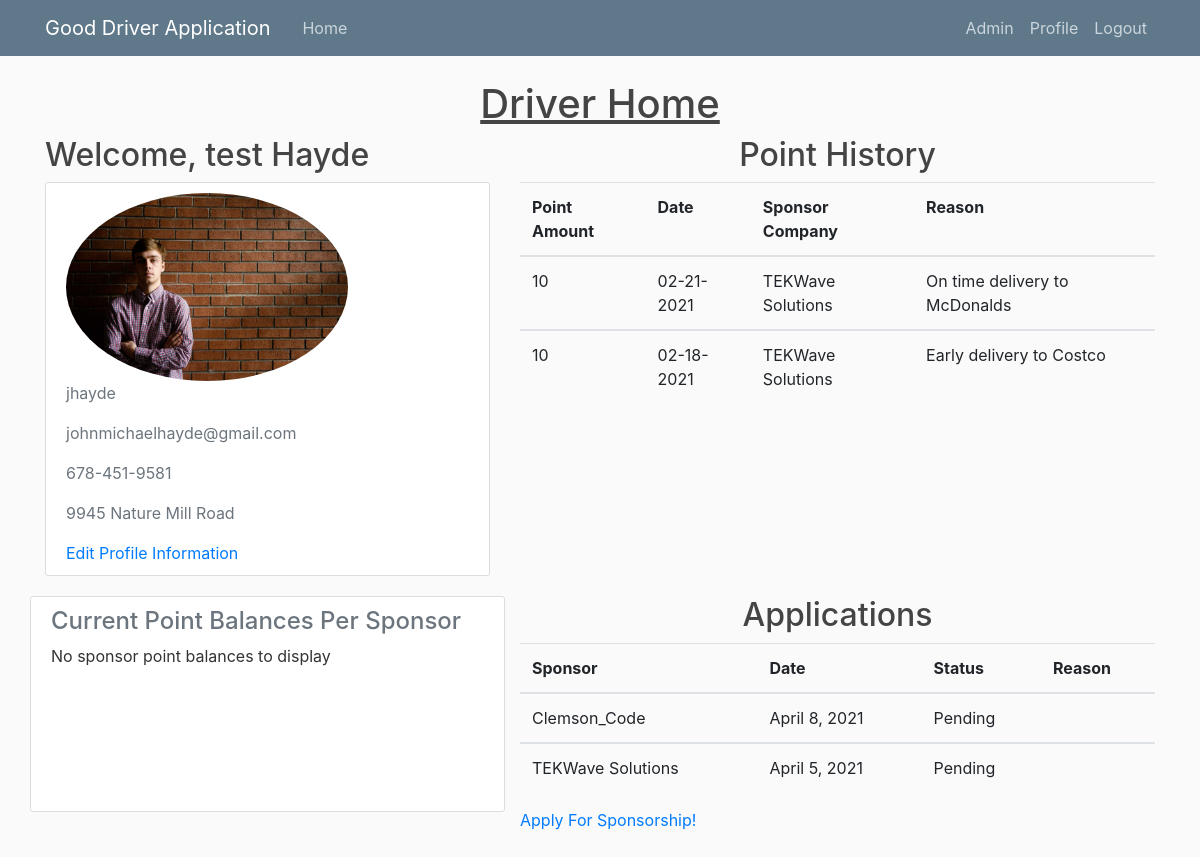
Before: /driver_home/ (signed in) with the older database file.
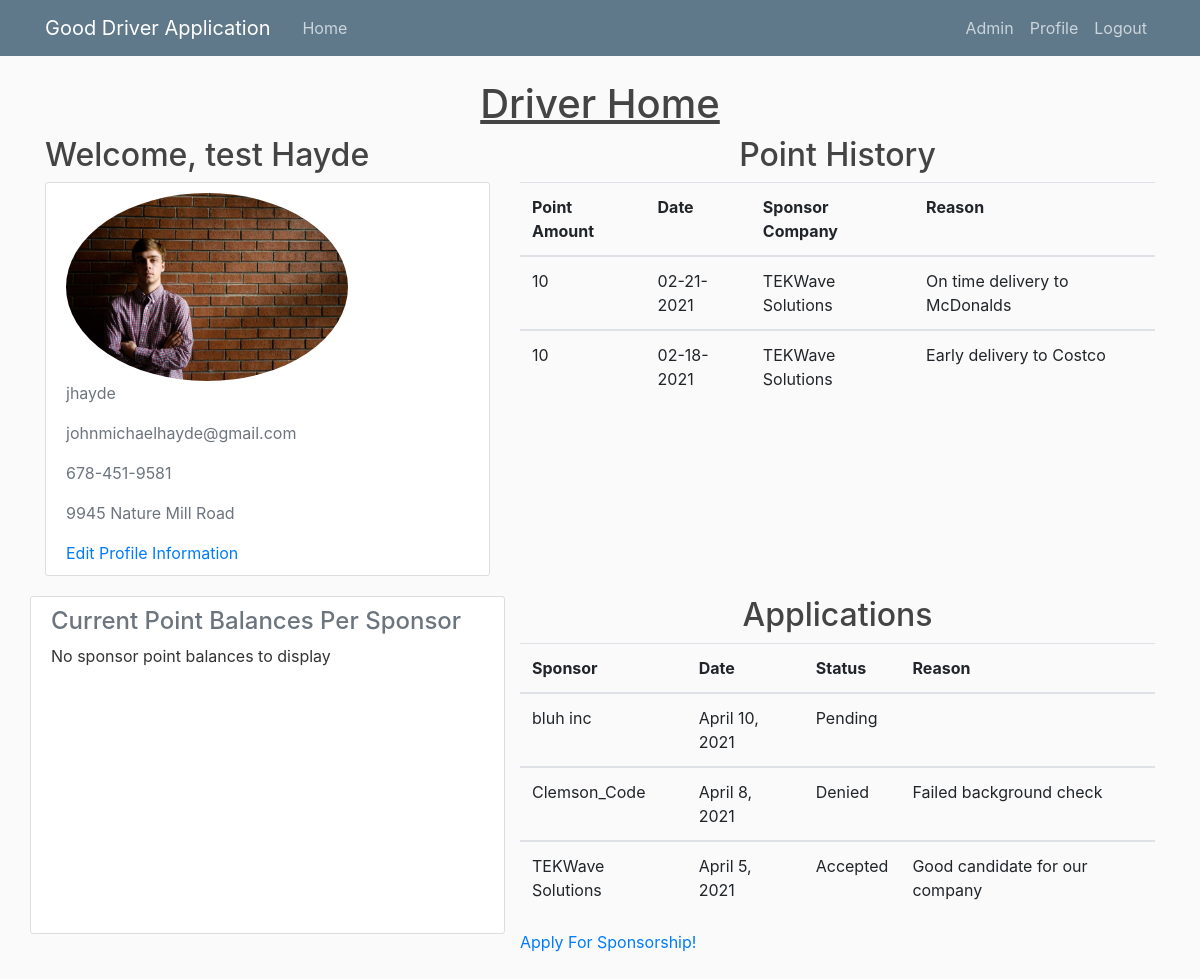
After: the same page with the newer database file.
### users/models.py (models this page shows)
class Driver(models.Model):
	username = models.CharField(max_length=30)
	password = models.CharField(max_length=30)
	first_name = models.CharField(max_length=20)
	last_name = models.CharField(max_length=30)
	phone_num = models.CharField(max_length=15)
	email = models.CharField(max_length=30)
	address = models.CharField(max_length=50)
	points = models.IntegerField(default=0)
	sponsor = models.CharField(max_length=50, default = "")
	profile_photo = ResizedImageField(quality=50, default='default.jpg', upload_to='profile_photos')

class PointHist(models.Model):
	username = models.CharField(max_length=30)
	sponsor_username = models.CharField(max_length=30)
	sponsor_company = models.CharField(max_length=30, default="")
	date = models.CharField(max_length=30)
	points = models.IntegerField(default=0)
	reason = models.CharField(max_length=300)

class Application(models.Model):
	driver = models.CharField(max_length=30)
	sponsor = models.CharField(max_length=30)
	sponsor_company = models.CharField(max_length=30, default="")
	date = models.DateField(auto_now_add=True)
	status = models.CharField(max_length=10)
	reason = models.CharField(max_length=300, default="")

### portal/views.py (the view)
# urls.py: path('driver_home/', views.driver_home, name='driver-home'),
def driver_home(request):
	user = request.user
	driver = driverGet(user)
	try:
		point_hist = PointHist.objects.filter(username=user.username)
	except PointHist.DoesNotExist:
		point_hist = None
	try:
		applications = Application.objects.filter(driver=user.username)
	except Application.DoesNotExist:
		applications = None
	try:
		sponsor_list = Sponsorship.objects.filter(driver=user.username)
	except Sponsorship.DoesNotExist:
		sponsor_list = None
	data = {
	'points' : driver.points,
	'point_hist' : point_hist,
	'first_name' : driver.first_name,
	'last_name' : driver.last_name,
	'phone_num' : driver.phone_num,
	'address' : driver.address,
	'profile_photo' : driver.profile_photo.url,
	'applications' : applications,
	'sponsor' : driver.sponsor,
	'sponsor_list' : sponsor_list,
	}
	return render(request, 'portal/driver_home.html', data)

### portal/views.py (called while the page is built)
def driverGet(user):
	gUser = GenericUser.objects.get(username=user.username)
	if(gUser.type == 'Driver'):
		return Driver.objects.get(username=user.username)
	elif(gUser.type == 'Sponsor'):
		return Driver.objects.get(username=Sponsor.objects.get(username=user.username).driver_vicarious)

### portal/templates/portal/driver_home.html
{% extends "portal/base.html" %}
{% load static %}
{% block content %}
	<div class="row">
		<div class="col-md-12 d-flex justify-content-center">
			<h1 style="text-decoration: underline;">Driver Home</h1>
		</div>
	</div>
	<div class="row">
		<div class="col-md-5">
			<h2 class="account-heading">Welcome, {{ first_name }} {{ last_name }}</h2>
			<div class="content-section">
				<div class="media-body">
					<img class="rounded-circle account-img" width="70%" height="auto" src="{{ profile_photo }}">
					<p class="text-secondary">{{ user.username }}</p>
					<p class="text-secondary">{{ user.email }}</p>
					<p class="text-secondary">{{ phone_num }}</p>
					<p class="text-secondary">{{ address }}</p>
					<a href="{% url 'update-info' %}">Edit Profile Information</a>
				</div>
			</div>
		</div>
		<div class="col-md-7">
			<h2 class="media-heading d-flex justify-content-center">Point History</h2>
			{% if point_hist %}
				<table class="table">
					<tr>
						<th scope="col">Point Amount</th>
						<th scope="col">Date</th>
						<th scope="col">Sponsor Company</th>
						<th scope="col">Reason</th>
					</tr>
					{% for item in point_hist reversed %}
						<tbody>
							<tr>
								<td>{{ item.points }}</td>
								<td>{{ item.date }}</td>
								<td>{{ item.sponsor_company }}</td>
								<td>{{ item.reason }}</td>
							</tr>
						</tbody>
					{% endfor %}
				</table>
			{% else %}
				<p class="text-secondary">No Point History To Display</p>
			{% endif %}
		</div>
	</div>
	<div class="row">
		<div class="col-md-5 content-section">
			<div class="media-heading">
				<h4 class="text-secondary">Current Point Balances Per Sponsor</h4>
				{% if sponsor_list %}
				<table class="table">
					<tr>
						<th scope="col">Sponsor Company</th>
						<th scope="col">Point Total</th>
					</tr>
					{% for sponsor in sponsor_list %}
						<tbody>
							<tr>
								<td>{{ sponsor.sponsor_company }}</td>
								<td>{{ sponsor.driver_points }}</td>
							</tr>
						</tbody>
					{% endfor %}
				</table>
				{% else %}
					<p>No sponsor point balances to display</p>
				{% endif %}
			</div>
		</div>
		<div class="col-md-7">
			<h2 class="media-heading d-flex justify-content-center">Applications</h2>
			{% if applications %}
				<table class="table">
					<tr>
						<th scope="col">Sponsor</th>
						<th scope="col">Date</th>
						<th scope="col">Status</th>
						<th scope="col">Reason</th>
					</tr>
					{% for item in applications reversed %}
						<tbody>
							<tr>
								<td>{{ item.sponsor_company }}</td>
								<td>{{ item.date }}</td>
								<td>{{ item.status }}</td>
								<td>{{ item.reason }}</td>
							</tr>
						</tbody>
					{% endfor %}
				</table>
			{% else %}
				<p class="text-secondary">No Applications To Display</p>
			{% endif %}
			<a href="{% url 'apply' %}">Apply For Sponsorship!</a>
		</div>
	</div>
{% endblock content%}

### portal/templates/portal/base.html (shortened to what this page needs)
{% load static %}
<!DOCTYPE html>
<html lang="en" dir="ltr">
	<head>
    <link rel="stylesheet" href="https://stackpath.bootstrapcdn.com/bootstrap/4.3.1/css/bootstrap.min.css">
		<link rel="stylesheet" type="text/css" href="{% static 'portal/main.css' %}">
	</head>
	<body>
		<header class="site-header">
      <nav class="navbar navbar-expand-md navbar-dark bg-steel fixed-top">
        <div class="container">
          <a class="navbar-brand mr-4" href="#">Good Driver Application</a>
          <div class="collapse navbar-collapse" id="navbarToggle">
            <div class="navbar-nav mr-auto">
              <a class="nav-item nav-link" href="{% url 'portal_home' %}">Home</a>
            </div>
            <div class="navbar-nav">
							{% if user.is_authenticated %}
								<a class="nav-item nav-link" href="{% url 'admin-home' %}">Admin</a>
								<a class="nav-item nav-link" href="{% url 'home' %}">Profile</a>
								<a class="nav-item nav-link" href="{% url 'logout' %}">Logout</a>
							{% else %}
							<a class="nav-item nav-link" href="{% url 'login' %}">Login</a>
							{% endif %}
            </div>
          </div>
        </div>
      </nav>
    </header>
		<div class="container">
			{% block content %}{% endblock %}
		</div>
		<footer><br><br></footer>
	</body>
</html>

### portal/static/portal/main.css (style rules this page uses)
body { background: #fafafa; color: #333333; margin-top: 5rem; }
h1, h2, h3, h4, h5, h6 { color: #444444; }
.bg-steel { background-color: #5f788a; }
.site-header .navbar-nav .nav-link { color: #cbd5db; }
.content-section { background: #ffffff; padding: 10px 20px; border: 1px solid #dddddd; border-radius: 3px; margin-bottom: 20px; }

Changed rows visible on the page:
added Application: sponsor_company "bluh inc", date "April 10, 2021", status "Pending"
changed Application "Clemson_Code": status "Pending" → "Denied"; reason (not shown) → "Failed background check"
changed Application "TEKWave Solutions": status "Pending" → "Accepted"; reason (not shown) → "Good candidate for our company"
